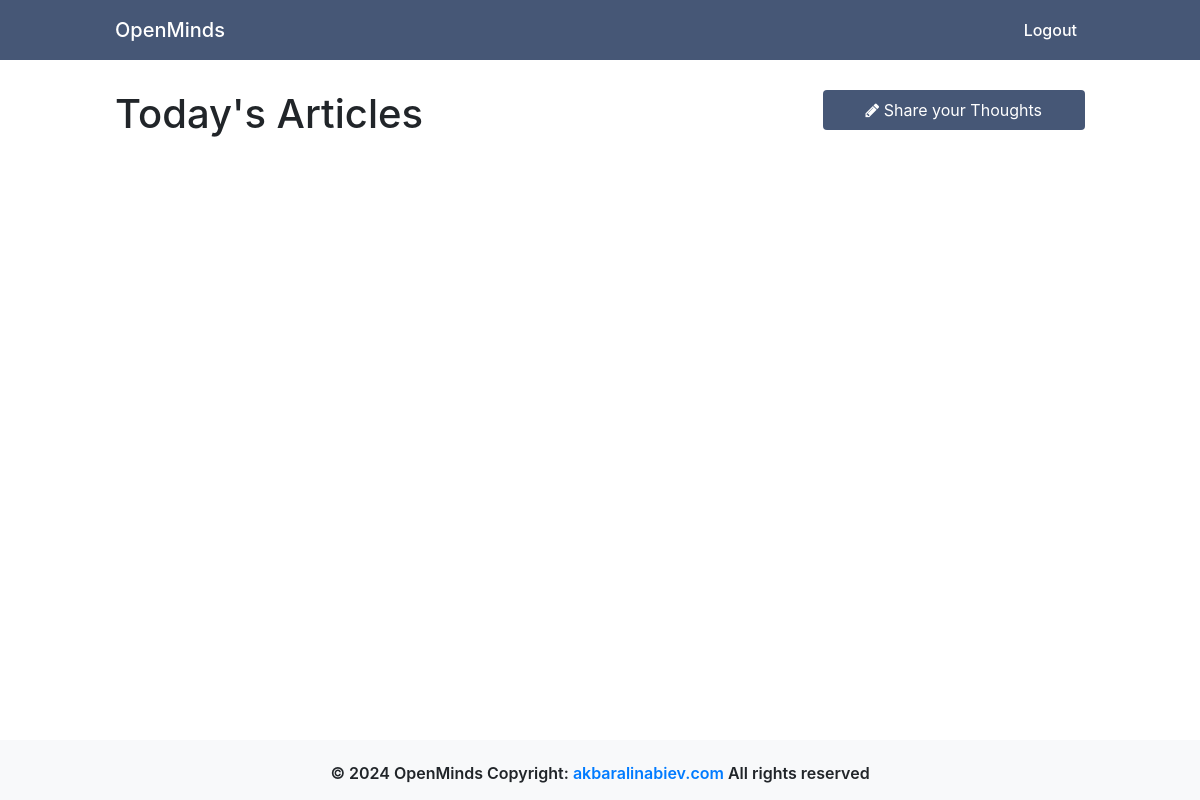
The app's page /posts (signed in), older data.
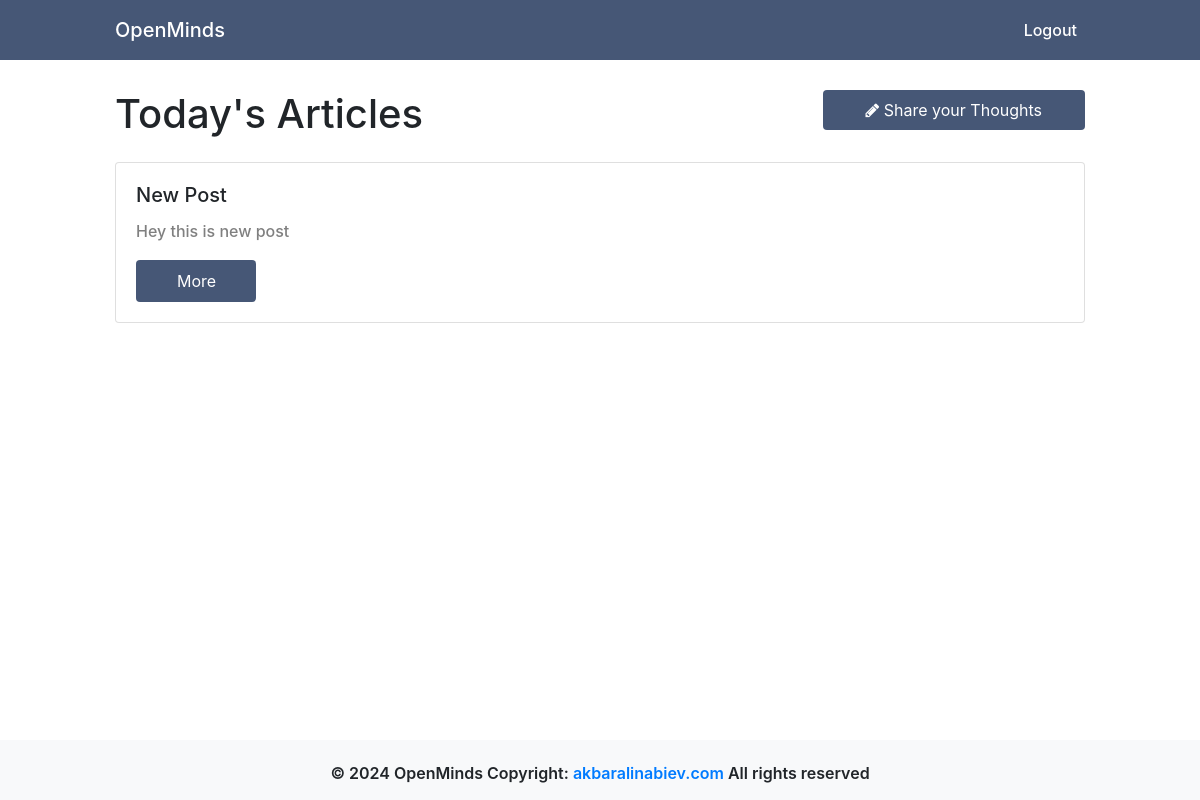
The same page, newer data.
### tables this page shows
CREATE TABLE `posts` (
  `id` int(11) NOT NULL,
  `user_id` int(11) NOT NULL,
  `title` varchar(255) NOT NULL,
  `body` text NOT NULL,
  `created_at` timestamp NOT NULL DEFAULT current_timestamp()
);

### app/controllers/Posts.php (called while the page is built, shortened)
<?php
  class Posts extends Controller{
    public function __construct(){
      $this->postModel = $this->model('Post');
    }
    public function index(){
      $posts = $this->postModel->getPosts();
      $data = [
        'posts' => $posts
      ];
      $this->view('posts/index', $data);
    }
  }

### app/libraries/Core.php (called while the page is built, shortened)
<?php
  class Core {
    protected $currentMethod = 'index';
    public function __construct(){
      $url = $this->getUrl();
      if(isset($url[0])) {
          if(file_exists('../app/controllers/'.ucwords($url[0]).'.php')){
              unset($url[0]);
          }
      }
      $this->currentController = new $this->currentController;
      $this->params = $url ? array_values($url) : [];
      call_user_func_array([$this->currentController, $this->currentMethod], $this->params);
    }
    public function getUrl(){
      if(isset($_GET['url'])){
          $url = rtrim($_GET['url'], '/');
          $url = filter_var($url, FILTER_SANITIZE_URL);
          $url = explode('/', $url);
          return $url;
      }
      return [];
  }
  }

### public/index.php (called while the page is built, shortened)
<?php
  $init = new Core;

### app/libraries/Database.php (called while the page is built, shortened)
<?php
class Database {
	private $host = DB_HOST;
	private $user = DB_USER;
	private $pass = DB_PASS;
	private $dbname = DB_NAME;
	private $dbh;
	private $stmt;
	public function __construct() {
		$dsn = 'mysql:host=' . $this->host . ';dbname=' . $this->dbname;
		$options = array (
			PDO::ATTR_PERSISTENT => true,
			PDO::ATTR_ERRMODE => PDO::ERRMODE_EXCEPTION
		);
		try {
			$this->dbh = new PDO ($dsn, $this->user, $this->pass, $options);
		}
		catch ( PDOException $e ) {
			$this->error = $e->getMessage();
		}
	}
	public function query($query) {
		$this->stmt = $this->dbh->prepare($query);
	}
	public function execute(){
		return $this->stmt->execute();
	}
	public function resultset(){
		$this->execute();
		return $this->stmt->fetchAll(PDO::FETCH_OBJ);
	}
}

### app/models/Post.php (called while the page is built, shortened)
<?php
  class Post {
    private $db;
    public function __construct(){
      $this->db = new Database;
    }
public function getPosts(){
  $this->db->query("SELECT *,
                    CONVERT_TZ(posts.created_at, 'UTC', '<your_timezone>') AS converted_created_at,
                    DATE(CONVERT_TZ(posts.created_at, 'UTC', '<your_timezone>')) AS post_date,
                    posts.id AS postId,
                    users.id AS userId
                    FROM posts
                    INNER JOIN users
                    ON posts.user_id = users.id
                    ORDER BY posts.created_at DESC;");
  $results = $this->db->resultset();
  return $results;
}
  }

### app/views/posts/index.php (the view, shortened to what this page needs)
<?php require APPROOT . '/views/inc/header.php'; ?>
  <div class="row mb-3">
    <div class="col-md-6">
    <h1>Today's Articles</h1>
    </div>
    <div class="col-md-6">
      <a class="share-button pull-right" href="<?php echo URLROOT; ?>/posts/add"><i class="fa fa-pencil" aria-hidden="true"></i> Share your Thoughts</a>
    </div>
  </div>
  <?php foreach($data['posts'] as $post) : ?>
    <div class="card card-body mb-3">
      <h5 class="card-title"><?php echo $post->title; ?></h5>
      <p class="card-text"><?php echo $post->body; ?></p>
      <a class="btn more-button pull-center" href="<?php echo URLROOT; ?>/posts/show/<?php echo $post->postId; ?>">More</a>
    </div>
  <?php endforeach; ?>
<?php require APPROOT . '/views/inc/footer.php'; ?>

### app/libraries/Controller.php (shortened to what this page needs)
<?php
  class Controller {
    public function view($url, $data = []){
      if(file_exists('../app/views/'.$url.'.php')){
        require_once '../app/views/'.$url.'.php';
      } else {
        die('View does not exist');
      }
    }
  }

### app/views/inc/header.php (shortened to what this page needs)
<!DOCTYPE html>
<html lang="en">
<head>
  <link rel="stylesheet" href="https://maxcdn.bootstrapcdn.com/bootstrap/4.0.0-beta/css/bootstrap.min.css">
  <link href="https://maxcdn.bootstrapcdn.com/font-awesome/4.7.0/css/font-awesome.min.css" rel="stylesheet">
</head>
<body>
  <?php require APPROOT . '/views/inc/navbar.php'; ?>
  <div class="container">

### app/views/inc/navbar.php (shortened to what this page needs)
<link rel="stylesheet" href="<?php echo URLROOT; ?>/public/css/style.css">
<nav class="navbar navbar-expand-lg navbar-dark">
  <div class="container">
    <a class=" logo" href=""><?php echo SITENAME; ?></a>
    <div class="collapse navbar-collapse" id="navbarNav">
      <ul class="navbar-nav ml-auto">
      <?php if(isset($_SESSION['user_id'])) : ?>
        <li class="nav-item">
          <a class="nav-link" href="<?php echo URLROOT; ?>/users/logout"></i> Logout</a>
        </li>
      <?php endif; ?>
      </ul>
    </div>
  </div>
</nav>

### app/views/inc/footer.php (shortened to what this page needs)
<footer class="fixed-bottom bg-light">
  <div class="text-center py-3">
    © 2024 OpenMinds Copyright:
    <a class="text-reset fw-bold" href="https://akbaralinabiev.vercel.app/">akbaralinabiev.com</a>
    All rights reserved
  </div>
</footer>

### public/css/style.css (style rules this page uses)
.navbar { width: 100%; background-color: #465776; height: 60px; margin-bottom: 30px; }
.container { width: 1000px; justify-content: space-between; }
#navbarNav .nav-item a { color: white; font-weight: 500; }

### app/views/inc/navbar.php (style rules this page uses)
.logo { text-decoration: none; font-weight: 500; text-decoration: none; color: white; font-size: 20px; }

### app/views/inc/footer.php (style rules this page uses)
.text-center { margin-bottom: 100px; }
footer { width: 100%; height: 60px; justify-content: center; }
footer div { margin-top: 5px; align-items: center; font-weight: 600; }

### app/views/posts/index.php (style rules this page uses)
.share-button { padding: 8px 43px; background-color: #465776; text-decoration: none; color: #fff; border-radius: 4px; }
.card-text { font-weight: 500; color: gray; line-height: 25px; }
.more-button { width: 120px; padding: 8px 40px; background-color: #465776; text-decoration: none; color: white; border-radius: 4px; }

Row changes from the older to the newer data that the page shows:
added posts: title "New Post", body "Hey this is new post"
